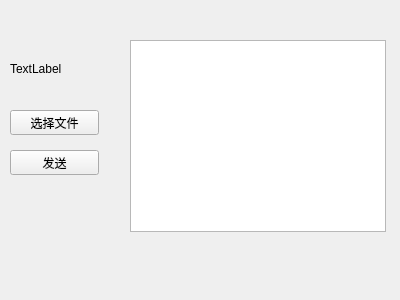
<?xml version="1.0" encoding="UTF-8"?>
<ui version="4.0">
 <class>deviceoperationwindow</class>
 <widget class="QWidget" name="deviceoperationwindow">
  <property name="geometry">
   <rect>
    <x>0</x>
    <y>0</y>
    <width>400</width>
    <height>300</height>
   </rect>
  </property>
  <property name="windowTitle">
   <string>Form</string>
  </property>
  <widget class="QLabel" name="labelStatus">
   <property name="geometry">
    <rect>
     <x>10</x>
     <y>60</y>
     <width>121</width>
     <height>17</height>
    </rect>
   </property>
   <property name="text">
    <string>TextLabel</string>
   </property>
  </widget>
  <widget class="QPushButton" name="btnSelectFile">
   <property name="geometry">
    <rect>
     <x>10</x>
     <y>110</y>
     <width>89</width>
     <height>25</height>
    </rect>
   </property>
   <property name="text">
    <string>选择文件</string>
   </property>
  </widget>
  <widget class="QListWidget" name="listFiles">
   <property name="geometry">
    <rect>
     <x>130</x>
     <y>40</y>
     <width>256</width>
     <height>192</height>
    </rect>
   </property>
  </widget>
  <widget class="QPushButton" name="btnSendFile">
   <property name="geometry">
    <rect>
     <x>10</x>
     <y>150</y>
     <width>89</width>
     <height>25</height>
    </rect>
   </property>
   <property name="text">
    <string>发送</string>
   </property>
  </widget>
 </widget>
 <resources/>
 <connections/>
</ui>
